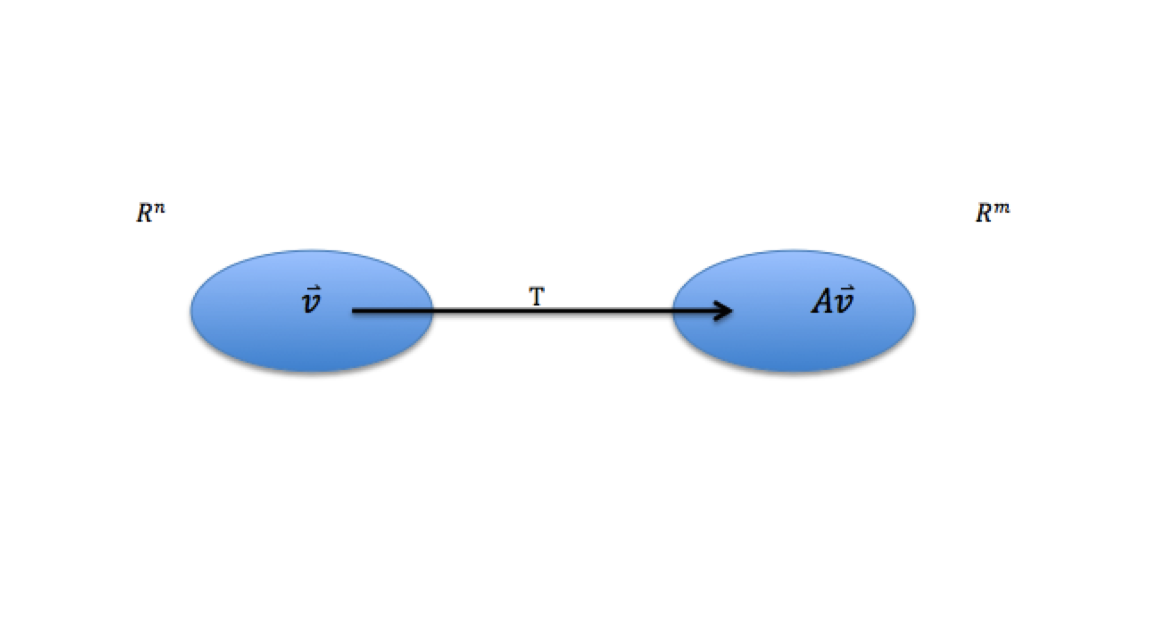
#> input picture Alumnos/ArturoTorre/imagen1.png, 1170 x 644 px
$ jupyter execute --allow-errors Tarea_2_Arturo_Torre_final.ipynb
#> lines starting #> are read from the running program, lines starting #| are printed output that depends on the picture
## **1.- ¿Por qué una matriz equivale a una transformación lineal entre espacios vectoriales?**

### *R= Cuando una matriz $A$ multiplica a un vector $v$, lo transforma en otro vector dado $Av$. Ampliando dicha idea inicial se puede hablar de un conjunto de vectores $v$ que pertenecen al espacio $V$ que al ser multiplicados, cada uno por $A$, son transformados. Existen ocasiones en que contamos con el producto de las transformaciones lineales de los espacios vectoriales, en este caso $V$, pero desconocemos la matriz $A$. En ese sentido, podemos asignar una matriz a cada transformación. Para vectores columna la entrada $v$ pertenece a $V=R^n$ y la salida $T(v)$ pertenece a $Z=R^m$.   En ese sentido, la matriz $A$ para la transformación $A$, será de $m x n$. La selección de  bases en $V$ y $W$ determinarán la matriz $A$. Los vectores base estándar  de $R^n$ y $R^m$  son las columnas de la matriz identidad. Si escogemos dichos vectores tendremos una transformación de la forma $T(v)=Av$. Al mismo tiempo dichos espacios tienen otras bases posibles en la misma transformación representada por otras matrices.*

### *Cuando $\textit{V}$ y $\textit{W}$ no son $R^n$ y $R^m$, siguen conteniendo bases. Cada elección determinada de base nos llevará a una matriz $\textit{T}$. Cuando la base de entrada es diferente de la base de salida, la matriz para $T(v)=v$ no será la matriz identidad. En lugar de eso será la matriz que cambia las bases.*

### *Cada $\textit{v}$ es una combinación única $c_1 v_1+c_2 v_2+⋯+c_n$ $v_n$ de la base de vectores de $v_i$. Si T es una transformación linear, $T(v)$ debe ser la misma combinación  $c_1 T(v_1)+c_2 T(v_2)+⋯+c_n T(v_n)$ de las salidas conocidas $T(v_i)$. *

### *Es decir una transformación representa el simil de una función. En ese sentido existe un regla de que asocia los valores de un conjunto dado (dominio para el caso de funciones) con otro conjunto (codominio para el caso de funciones también). Específicamente, de lo explicado anteriormente, existe una matriz que nos ayuda a relacionar ambos espacios vectoriales. Esa matriz, es la matriz $\textit{A}$ del planteamiento inicial en la respuesta.*

$$T:R^n→R^m$$
$$T(v ⃗ ):Av ⃗$$

[cell 1]
from PIL import Image
Image.open ("imagen1.png")

## **2.- ¿Cuál es el efecto de transformación lineal de una matriz diagonal y el de una matriz ortogonal?**

### *R=De la misma manera que en la pregunta anterior, una transformación lineal es una “función” de matrices, donde a través de la multiplicación aplicada a un vector nos arroja como resultado un elemento en otro conjunto. Dicha multiplicación se denomina transformación lineal. En ese caso la matriz diagonal y la matriz ortogonal son matrices con propiedades particulares. En ese sentido, los resultados que arroja la multiplicación de la matriz $\textit{A}$ por el vector $\textit{v}$ son particulares. En ese sentido tenemos lo siguiente:*

### **Matriz Ortogonal**

### *Una matriz es ortogonal (cuadrada y real) cuando se cumple lo siguiente:*

$$A^{-1} = A^T$$
$$A^T A= I_n$$

### *Es decir la inversa coincide con la transpuesta. Dadas las propiedades anteriores que caracterizan a dicha matriz, si queremos verlo como transformación lineal, estaríamos hablando de la matriz que multiplica al vector dado y da como resultado la identidad. Adicionalmente, se puede agregar que dicha transformación lineal, según sea el caso, puede representar rotaciones, reflexiones o inversiones. *

### ** Matriz diagonal**

### *Una matriz es diagonal y cuadrada cuando todas las entradas fuera de la diagonal principal son cero. Cuando se multiplica esta matriz por cualquier matriz A del lado izquierdo los elementos de la i-esima fila de $\textit{A}$ se multiplican por los valores de la diagonal de la matriz diagonal. De la misma manera si se multiplica por el lado derecho los elementos j-esima fila de $\textit{A}$ se multiplican por los valores de la diagonal de la matriz diagonal.*

## ** 3.- ¿Qué es la descomposición en valores singulares de una matriz? ¿Cómo interpretas la descomposición en valores singulares como una composición de tres tipos de transformaciones lineales simples? **

### * R=Como se vio anteriormente una transformación es una matriz que multiplica un vector asociando valores de un conjunto del dominio a otro del condominio. Existe un caso en particular cuando tenemos una base ortogonal en el espacio renglón que queremos trasladar el espacio columna que aplicando una multiplicación por la matriz $\textit{A}$ como se muestra en la figura:*

[cell 2]
Image.open ("imagen2.png")
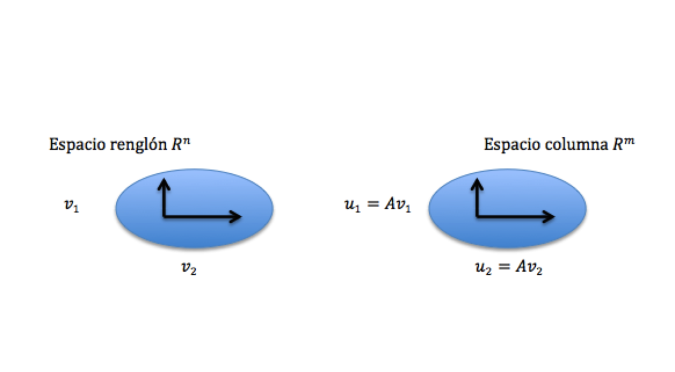
#> input picture Alumnos/ArturoTorre/imagen2.png, 1350 x 743 px (shown at 1/2 size)

### * Sin embargo al multiplicar por la matriz $\textit{A}$ los vectores $\textit{v}$, nada nos garantiza que los vectores $\textit{u}$ sean ortogonales. Ese es el objetivo de la descomposición en valores singulares de una matriz. Encontrar la matriz $\textit{A}$ que nos permita “transformar” una base ortogonal en el espacio renglón en otra base ortogonal en el espacio columna. Además no sólo será ortogonal sino también ortonormal. En ese sentido tendremos:*

[cell 3]
Image.open ("imagen3.png")
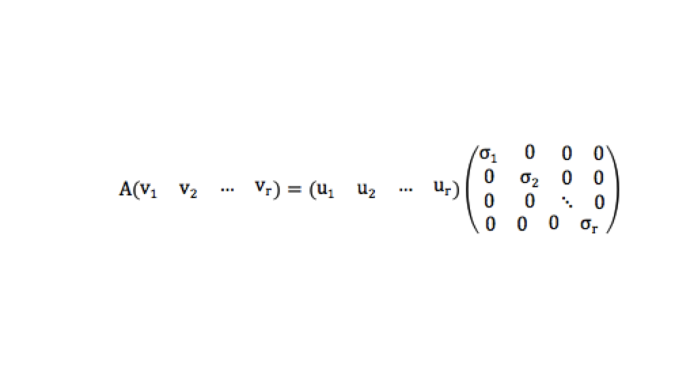
#> input picture Alumnos/ArturoTorre/imagen3.png, 1350 x 743 px (shown at 1/2 size)

### * Lo anterior se puede expresar como $AV=UΣ$. Podemos despejar $\textit{A}$ de la ecuación anterior, notando que la inversa de $\textit{V}$ es la misma que su transpuesta. En consecuencia, tenemos un matriz $A=UΣV^T$. Sin embargo es deseable contar con el lado derecho de la igualdad con puros términos de $\textit{V}$ ya que es el espacio que conocemos. *

$$A^T A=VΣ^T U^T  UΣV^T$$

[cell 4]
Image.open ("imagen4.png")
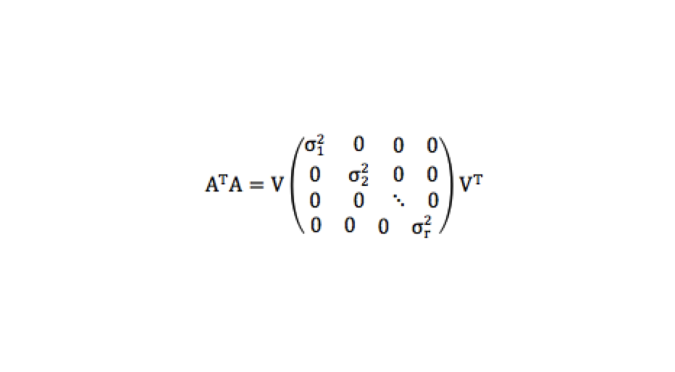
#> input picture Alumnos/ArturoTorre/imagen4.png, 1350 x 743 px (shown at 1/2 size)

### *Las propiedades de la matriz $A^T A$ son importantes (positiva, simétrica y definida) y del otro lado de la igualdad tendremos los eigenvectores y eigenvalores. Cabe señalar como se identificó anteriormente, que la transformación lineal se expresa como una multiplicación de matrices como se analizó en la pregunta 1. En ese sentido, como vemos la descomposición en valores singulares representa la multiplicación por 3 tipos de matrices especiales en este caso dos ortogonales y una diagonal. En conclusión la SVD representa la factorización de una matriz en tres tipos de matrices.*

## ** 4.- ¿Qué es diagonalizar una matriz y que representan los eigenvectores?**

### *R= Es un proceso que parte de los eigenvectores y de los eigenvalores que se obtienen en la ecuación: $Ax= λx$. Supongamos que tenemos $\textit{n}$ eigenvectores linearmente independientes de $\textit{A}$ y que los acomodamos en las columnas de una matriz $\textit{Z}$. Si multiplicamos $AZ$.*

[cell 5]
Image.open ("imagen5.png")
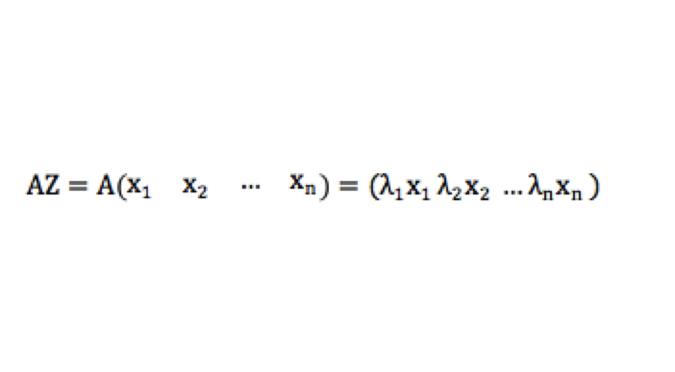
#> input picture Alumnos/ArturoTorre/imagen5.png, 1350 x 743 px (shown at 1/2 size)

### *Sería deseable separar las $\lambda$s de las x del vector del resultado. En ese sentido, se hace el siguiente procedimiento:*

[cell 6]
Image.open ("imagen6.png")
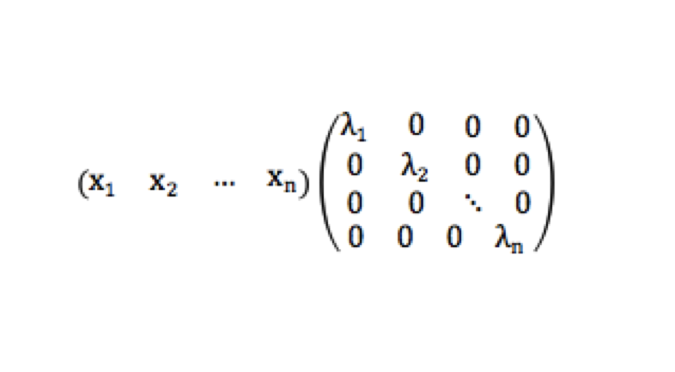
#> input picture Alumnos/ArturoTorre/imagen6.png, 1350 x 743 px (shown at 1/2 size)

### *  Se puede observar que el resultado representa la matriz $\textit{Z}$ original y una matriz diagonal con los eigenvalores que se denominará $Λ$. Tenemos que $AZ=ZΛ$. Como se comentó desde un inicio los eigenvectores, que forman la matriz $\textit{Z}$,  son linealmente independientes, lo que nos permite invertir nuestra matriz $\textit{Z}$, quedando la diagonalización de la matriz de la siguiente manera: $Z^{-1} AZ=Λ$ o si se prefiere, $A=ZΛZ^{-1}$. Ampliando la ecuación anterior podemos encontrar lo siguiente (es cierto que esta parte no tiene nada que ver con la respuesta, pero normalmente a partir de diagonalización se demuestran las potencias de una matriz):*

$$Ax= λx$$

$$A^2 x= λAx=λ^2 x$$

$$A^2=ZΛZ^{-1} ZΛZ^{-1}= ZΛ^2 Z^{-1}$$

$$A^n= ZΛ^n Z^{-1}$$

## ** 5.- Intuitivamente, ¿Qué son los eigenvectores?**

### *R= Son un tipo de vectores, diferentes de cero, que al momento de ser transformados mediante las formas que hemos analizado anteriormente dan como resultado un múltiplo escalar de sí mismos. Lo anterior tiene como consecuencia que no cambian su dirección. Se aplican sobre todo en temas de procesamiento de imágenes para rotación o reflexión.*

## * 6.- ¿Cómo interpretas la descomposición en valores singulares como una composición de tres tipos de transformaciones lineales simples?*

### * R= Esta pregunta se contestó en la pregunta número 3.*

## ** 7.- ¿Qué relación hay entre la descomposición en valores singulares y la diagonalización?**

### *R=Como podemos ver de las soluciones encontradas en las preguntas de diagonalización y SVD, su solución implica tres matrices del lado izquierdo de la desigualdad que podrían parecerse. Sin embargo tenemos diferencias notables entre los dos procedimientos. Tenemos 3 problemas con los eigenvectores de la matriz $\textit{Z}$ que encontramos en la respuesta anterior.*

### *	1.- Los eigenvectores de la matriz $\textit{Z}$ no son ortogonales. *


### *2.-No hay suficientes eigenvectores.*

### * 3.- En la ecuación $Ax=λx$, la matriz $\textit{A}$ debe ser cuadrada. *

### * En ese sentido, los vectores de la matriz $\textit{A}$ de la descomposición de valores singulares (SVD) eliminan los tres problemas destacados anteriormente. También es importante mencionar que el método de SVD genera dos conjuntos de vectores singulares uno para $\textit{u}$ y otro para $\textit{v}$.  Retomando las respuestas dadas a las preguntas de SVD, podemos identificar que los vectores de $\textit{u}$ serán eigenvectores de $AA^T$, mientras que los vectores de $\textit{v}$ serán eigenvectores de $A^T A$. Dado que las dos matrices son simétricas los eigenvectores respectivos pueden ser escogidos ortonormales.*

### * Adicionalmente existe un caso donde los valores singulares de $UΣV^T$ son iguales a los eigenvalores de $ZΛZ^{-1}$, que ocurre cuando existen vectores ortonormales de $\textit{Z}$ iguales a los $\textit{U}$. En ese sentido, se requieren eigenvalores no negativos en $Λ=Σ$. En consecuencia, $\textit{A}$ debe ser la matriz positiva, semidefinida y simétrica $QΛQ^T$.*

## ** 8.- ¿Cómo se usa la descomposición en valores singulares para dar un aproximación de rango menor a una matriz?**

### *R= Retomando respuestas anteriores, si la matriz Σ encontrada en la SVD, se puede expresar como la suma de matrices, entonces:*

#> (a cell that did not finish here is left out)

### *Si nos quedamos con la suma de $v$ de estas matrices para $v$ ≤ rango($A$) tendremos una matriz de rango $v$. Con ella tenemos una aproximación de $A$ con rango $v$, dada multiplicando por U a la izquierda y por $V^Ta$ a la derecha. De esta manera se utiliza la SVD para aproximar una matriz de rango menor. Es claro que la forma descrita anteriormente y la descrita en esta respuesta coinciden en la forma.*

## **9.- Describe el método de minimización por descenso gradiente: **

### * R= Es un método iterativo que nos permite minimizar una función. El método incorpora un parámetro llamado "learning rate" que representa el tamaño del salto en la función para cada observación en cada iteración (pequeños pasos). Dicho método no nos permite identificar el mínimo (en ocasiones puede ser local y no el global) de la función a minimizar en este caso la función que representa los errores.*

### * Para ampliar más la idea anterior tomamos el ejemplo de estimar un línea para un conjunto de datos en dos dimensiones. En ese sentido, los parámetros a estimar serían la pendiente de la línea así como la ordenada al origen de la línea. El objetivo principal de escoger cierto par de parámetros es minimizar la distancia entre los datos que tenemos para estimar y las estimaciones con los parámetros escogidos. Así que para lograr la meta, se define una funcion de "costos" que representa los errores de la estimación, misma que desearíamos minimizar.*

$$error = \frac{1}{N} \sum_{i=1}^N (y_i - (mx_{i}+b))^2$$

### *Los mejores ajuste lineales corresponderan con el mínimo de la función de error. Entonces debemos de minimizar dicha función para lograr la aproximación deseada. Para hacer lo anterior por el método del gradiente se debe derivar la función del error respecto a los parámetros a estimar $m$ y $b$. Lo anterior nos permitirá movernos a lo largo de la función de error para encontrar el mínimo deseado.*

$$ \frac{\partial}{\partial m} = \frac{2}{N}\sum_{i=1}^N - x_{i}(y_i - (mx_{i}+b))$$

$$ \frac{\partial}{\partial b} = \frac{2}{N}\sum_{i=1}^N - (y_i - (mx_{i}+b))$$

### * Con las ecuaciones anteriores ya podemos calcular los parámetros deseados por el método de descenso de gradiente*

## **10.- Menciona 4 ejemplos de problemas de optimización (dos con restricciones y dos sin restricciones) que te parecen interesantes como científico de datos**

### *R= Con restricción: Maximización de utilidades en una empresa sujeto a una función de ingresos, minimización de costos en una empresa sujeto a una función de costos, también puede ser la optimización de un portafolio de activos financieros sujetos a un riesgo . También existen problemas de cálculo de las demandas marshalianas en economía o el cálculo de una demanda de un bien sujeto a un nivel de utilidad individual dado.*

### *Sin restricción: Minimizar una función de descenso de gradiente sin estar sujeto a una restricción en el número de iteraciones. Otros ejemplos incluyen métodos que buscan puntos de un función que sean máximos o mínimos, entre los que destacan el analítico, Newton o el Golden Section method. Dichos métodos utilizan la primer y segunda derivada para encontrar los puntos de interés. La primera derivada se iguala a cero para encontrar una tasa de cambio donde ya no hay crecimiento ni decrecimiento. Posteriormente, con la segunda derivada se establece si dicho punto es un máximo o un mínimo. *

____________________________________________________________________________________________________________

# Python Aplicaciones:

## Aplicación SVD

### * Se guardó la imagen en formato png en la misma carpeta que esta tarea. Para comenzar se importará la imagen a este cuaderno mediante los siguientes comandos:*

[cell 8]
import matplotlib.pyplot as plt
import numpy as np
import time

from PIL import Image

#> (a cell that did not finish here is left out)

#> (a cell that did not finish here is left out)

#> (a cell that did not finish here is left out)

### * Para el procesamiento de la imagen se convertira el archivo a una matriz de numpy. Para esta operación en los comandos anteriores ya se había cargado el paquete numpy.*

#> (a cell that did not finish here is left out)

#> (a cell that did not finish here is left out)

#> (a cell that did not finish here is left out)

### * En el comando imgmat podemos ver que la imagen ya se transformó en una matriz de numpy. Ahora para su procesamiento se aplicará el Descomposición en Valores Singulares de la siguiente manera:*

#> (a cell that did not finish here is left out)

### * Ahora se puede procesar una aproximación a la imagen usando columnas de la matriz $U$ y los renglones de la matriz $V$. Entre más columnas y renglones agreguemos mayor será la nitidez de la imagen y mayor será su aproximación con la imagen original. Para esta parte del ejercicio iremos agregando columnas y renglones para ver el efecto de esta técnica.*

#> (a cell that did not finish here is left out)

#> (a cell that did not finish here is left out)

### *Seguimos agregando...*

#> (a cell that did not finish here is left out)

## **¿Qué tiene que ver este proyecto con la compresión de imágenes?**

### * R= Como se ha observado a lo largo de este respuesta, la técnica de SVD nos permite comprimir imagenes mediante su traducción a una matriz, en este caso de grises. Entre más renglones y columnas agreguemos a nuestra imagen mayor será la matriz, pero también aumentará la calidad de la imagen. En ese sentido, se puede "comprimir" una imagen traduciéndola a una matriz que dependiendo de la necesidad de nitidez puedes agregar o quitar columnas para ajustar al proyecto en el que se esté usando. Como pudimos ver en el ejemplo, entre más renglones y columnas agregamos la matriz es más grande, pero también la calidad de la imagen.*

## Cálculo de la Pseudoinversa

[cell 19]
### Primero generamos una matriz aleatoria de números enteros con el siguiente código
A = np.random.randint(7, size=(4, 3))

[cell 20]
A

[cell 21]
import numpy as np
from numpy.linalg import inv

[cell 22]
def solucion(A):
    u, s, v = np.linalg.svd(A,0)
    B = np.dot(v.transpose(),np.dot(np.diag(s**-1),u.transpose()))
    return np.array(B)

[cell 23]
#Calcululamos la pseudoinversa de A
B = np.array(solucion (A))
B

### * Una de las propiedades de las matrices invertibles es que la inversa de la inversa da la matriz original.*

$$ (A^{-1})^{-1}= A $$

[cell 24]
C = np.array(solucion (B))
C

### *Para saber si efectivamente el cálculo es correcto, llamemos la función "pinv" del paquete linalg para corroborar el cálculo. *

[cell 25]
np.linalg.pinv(A) # El cáculo fue correcto.

### * La matriz $B$ representa la pseudoinversa de la matriz aleatoria $A$ que numpy escogió para el ejercicio. Dicha matriz nos puede ayudar a resolver sistemas de ecuaciones del tipo $Ax = b$ cuando la matriz $A$ no es cuadrada.*

$$x= A^{-1}b$$

## Study V.S. SAT

### * Tradicionalmente, lo que se busca en contrar es un $α$ y una $β$ que minimizen el término de error. Minimizar el termino del error significa que, para este caso, la línea estimada debe pasar lo más cerca de todos los puntos observados. La idea detrás del gradiente es que debemos ir iterando la función para ir minizando el error.*

### * Para comenzar a trabajar se cargarán ciertos paquetes y funciones que nos permitirán hacer la importación del archivo de excel y su transformación, así como su manipulación.*

[cell 26]
import pandas as pd
import numpy as np
import csv
from sklearn.linear_model import LinearRegression
import matplotlib.pyplot as plt

sat = pd.read_csv("study_vs_sat.csv")
#> (reads Alumnos/FranciscoBahena/study_vs_sat.csv from the repository)

[cell 27]
sat

### *Ya que se hizo la importación del archivo de Excel, se verifica que el archivo se haya transformado en un Data frame de pandas para poder utilizarlo como insumo en la regresión lineal. Este regresión lineal se utilizará para compararla con el resultado del método del gradiente que se procesará posteriormente.*

[cell 28]
type (sat)

[cell 29]
hours = sat[["study_hours"]]
score = sat[["sat_score"]]

## Regresión con librería sklearn.linear_model como referencia

[cell 30]
reg = LinearRegression()
reg.fit(hours, score)
reg

[cell 31]
# Este es el valor de beta
reg.coef_

[cell 32]
# Este es el valor de alfa
reg.intercept_

[cell 33]
E = np.array(score) - reg.predict(hours)

[cell 34]
df = pd.DataFrame({"Prediccion": reg.predict(hours).ravel(), "Real" : np.array(score).ravel(), "Error": E.ravel() })
df

[cell 35]
#La suma del error es casi cero
sum (E)

## Regresión iterando por observación

[cell 36]
import numpy as np
from matplotlib import pyplot as plt


x_points = sat['study_hours'].tolist()
y_points = sat['sat_score'].tolist()

## Método de descenso del gradiente

[cell 37]
import pandas as pd
import numpy as np
from matplotlib import pyplot as plt
import random

[cell 38]
x= hours
y= score

[cell 39]
plt.figure(figsize=(10,8))
plt.plot(x_points, y_points, 'bo')
plt.xlabel('Horas')
plt.ylabel('Resultado SAT')
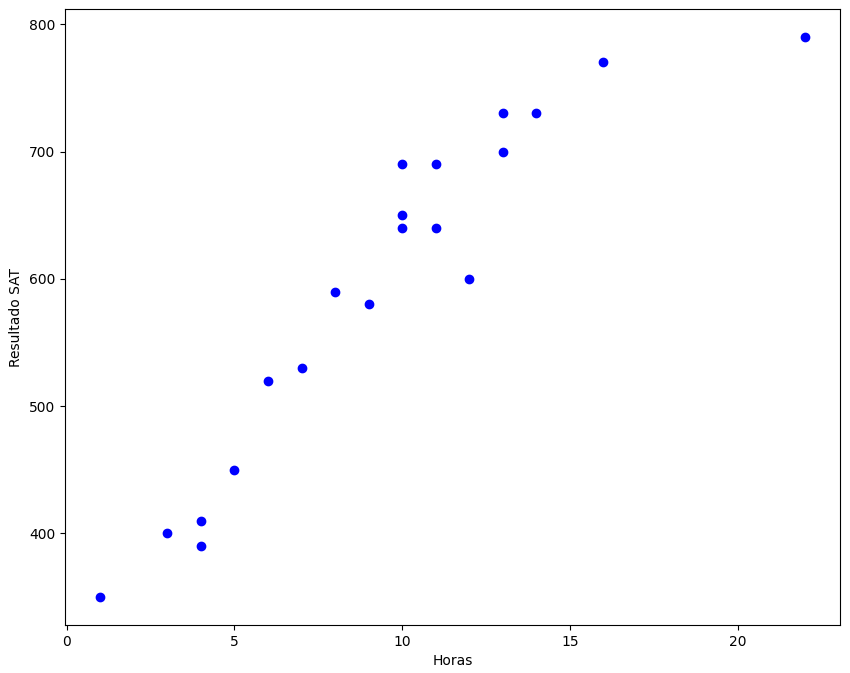
#> figure drawn by matplotlib, 1 panel
#> (the rest of the program and of its run is left out)
